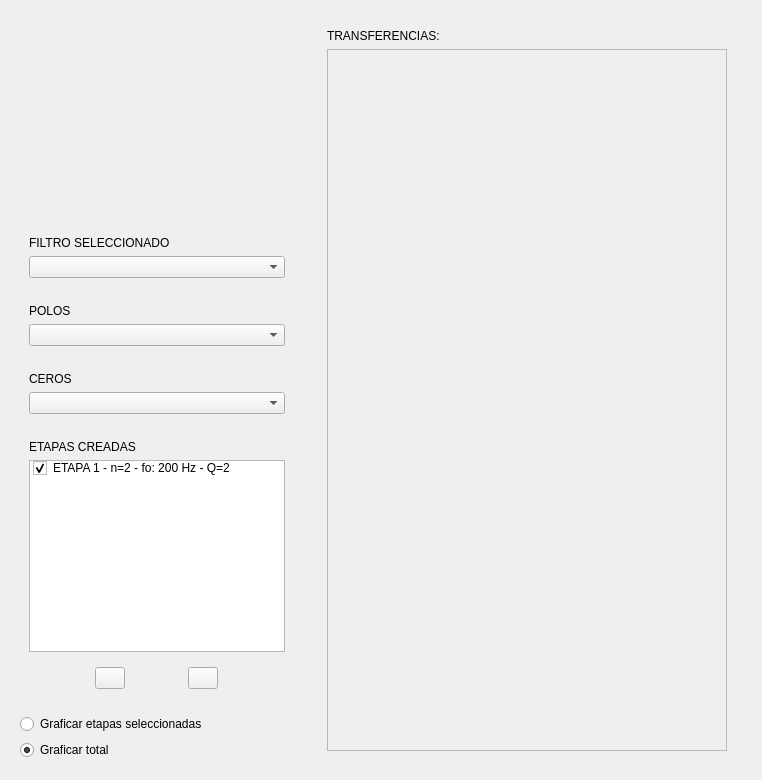
        <widget class="QWidget" name="tab_2">
         <attribute name="title">
          <string>Etapas</string>
         </attribute>
         <layout class="QHBoxLayout" name="horizontalLayout_4">
          <item>
           <layout class="QHBoxLayout" name="horizontalLayout_3">
            <item>
             <widget class="QWidget" name="verticalWidget_2" native="true">
              <property name="sizePolicy">
               <sizepolicy hsizetype="Fixed" vsizetype="Preferred">
                <horstretch>0</horstretch>
                <verstretch>0</verstretch>
               </sizepolicy>
              </property>
              <property name="minimumSize">
               <size>
                <width>250</width>
                <height>0</height>
               </size>
              </property>
              <layout class="QVBoxLayout" name="verticalLayout_9">
               <item>
                <widget class="PlotWidget" name="PZ_Plot_2" native="true">
                 <property name="sizePolicy">
                  <sizepolicy hsizetype="Preferred" vsizetype="Fixed">
                   <horstretch>0</horstretch>
                   <verstretch>0</verstretch>
                  </sizepolicy>
                 </property>
                 <property name="minimumSize">
                  <size>
                   <width>0</width>
                   <height>200</height>
                  </size>
                 </property>
                </widget>
               </item>
               <item>
                <widget class="QWidget" name="verticalWidget_2" native="true">
                 <property name="sizePolicy">
                  <sizepolicy hsizetype="Preferred" vsizetype="Fixed">
                   <horstretch>0</horstretch>
                   <verstretch>0</verstretch>
                  </sizepolicy>
                 </property>
                 <layout class="QVBoxLayout" name="verticalLayout_21">
                  <property name="topMargin">
                   <number>10</number>
                  </property>
                  <property name="bottomMargin">
                   <number>10</number>
                  </property>
                  <item>
                   <widget class="QLabel" name="label_3">
                    <property name="sizePolicy">
                     <sizepolicy hsizetype="Fixed" vsizetype="Fixed">
                      <horstretch>0</horstretch>
                      <verstretch>0</verstretch>
                     </sizepolicy>
                    </property>
                    <property name="text">
                     <string>FILTRO SELECCIONADO</string>
                    </property>
                   </widget>
                  </item>
                  <item>
                   <widget class="QComboBox" name="Seleccionado_B">
                    <property name="sizePolicy">
                     <sizepolicy hsizetype="Preferred" vsizetype="Fixed">
                      <horstretch>0</horstretch>
                      <verstretch>0</verstretch>
                     </sizepolicy>
                    </property>
                    <item>
                     <property name="text">
                      <string/>
                     </property>
                    </item>
                   </widget>
                  </item>
                 </layout>
                </widget>
               </item>
               <item>
                <widget class="QWidget" name="verticalWidget_2" native="true">
                 <property name="sizePolicy">
                  <sizepolicy hsizetype="Preferred" vsizetype="Fixed">
                   <horstretch>0</horstretch>
                   <verstretch>0</verstretch>
                  </sizepolicy>
                 </property>
                 <layout class="QVBoxLayout" name="verticalLayout_23">
                  <property name="topMargin">
                   <number>10</number>
                  </property>
                  <property name="bottomMargin">
                   <number>10</number>
                  </property>
                  <item>
                   <widget class="QLabel" name="label_6">
                    <property name="sizePolicy">
                     <sizepolicy hsizetype="Fixed" vsizetype="Fixed">
                      <horstretch>0</horstretch>
                      <verstretch>0</verstretch>
                     </sizepolicy>
                    </property>
                    <property name="text">
                     <string>POLOS</string>
                    </property>
                   </widget>
                  </item>
                  <item>
                   <widget class="QComboBox" name="Polos_B">
                    <property name="sizePolicy">
                     <sizepolicy hsizetype="Preferred" vsizetype="Fixed">
                      <horstretch>0</horstretch>
                      <verstretch>0</verstretch>
                     </sizepolicy>
                    </property>
                    <item>
                     <property name="text">
                      <string/>
                     </property>
                    </item>
                    <item>
                     <property name="text">
                      <string>--- Primer Orden ---</string>
                     </property>
                    </item>
                    <item>
                     <property name="text">
                      <string>--- Segundo Orden ---</string>
                     </property>
                    </item>
                   </widget>
                  </item>
                 </layout>
                </widget>
               </item>
               <item>
                <widget class="QWidget" name="verticalWidget_2" native="true">
                 <property name="sizePolicy">
                  <sizepolicy hsizetype="Preferred" vsizetype="Fixed">
                   <horstretch>0</horstretch>
                   <verstretch>0</verstretch>
                  </sizepolicy>
                 </property>
                 <layout class="QVBoxLayout" name="verticalLayout_25">
                  <property name="topMargin">
                   <number>10</number>
                  </property>
                  <property name="bottomMargin">
                   <number>10</number>
                  </property>
                  <item>
                   <widget class="QLabel" name="label_7">
                    <property name="sizePolicy">
                     <sizepolicy hsizetype="Fixed" vsizetype="Fixed">
                      <horstretch>0</horstretch>
                      <verstretch>0</verstretch>
                     </sizepolicy>
                    </property>
                    <property name="text">
                     <string>CEROS</string>
                    </property>
                   </widget>
                  </item>
                  <item>
                   <widget class="QComboBox" name="Ceros_B">
                    <property name="sizePolicy">
                     <sizepolicy hsizetype="Preferred" vsizetype="Fixed">
                      <horstretch>0</horstretch>
                      <verstretch>0</verstretch>
                     </sizepolicy>
                    </property>
                    <item>
                     <property name="text">
                      <string/>
                     </property>
                    </item>
                    <item>
                     <property name="text">
                      <string>--- Primer Orden ---</string>
                     </property>
                    </item>
                    <item>
                     <property name="text">
                      <string>--- Segundo Orden ---</string>
                     </property>
                    </item>
                   </widget>
                  </item>
                 </layout>
                </widget>
               </item>
               <item>
                <widget class="QWidget" name="verticalWidget_7" native="true">
                 <layout class="QVBoxLayout" name="verticalLayout_26">
                  <property name="topMargin">
                   <number>10</number>
                  </property>
                  <property name="bottomMargin">
                   <number>10</number>
                  </property>
                  <item>
                   <widget class="QLabel" name="label_8">
                    <property name="sizePolicy">
                     <sizepolicy hsizetype="Fixed" vsizetype="Fixed">
                      <horstretch>0</horstretch>
                      <verstretch>0</verstretch>
                     </sizepolicy>
                    </property>
                    <property name="text">
                     <string>ETAPAS CREADAS</string>
                    </property>
                   </widget>
                  </item>
                  <item>
                   <widget class="QListWidget" name="Stage_List">
                    <property name="sizePolicy">
                     <sizepolicy hsizetype="Preferred" vsizetype="Minimum">
                      <horstretch>0</horstretch>
                      <verstretch>0</verstretch>
                     </sizepolicy>
                    </property>
                    <item>
                     <property name="text">
                      <string>ETAPA 1 - n=2 - fo: 200 Hz - Q=2</string>
                     </property>
                     <property name="checkState">
                      <enum>Checked</enum>
                     </property>
                    </item>
                   </widget>
                  </item>
                  <item>
                   <widget class="QWidget" name="horizontalWidget_2" native="true">
                    <property name="sizePolicy">
                     <sizepolicy hsizetype="Preferred" vsizetype="Fixed">
                      <horstretch>100</horstretch>
                      <verstretch>0</verstretch>
                     </sizepolicy>
                    </property>
                    <property name="minimumSize">
                     <size>
                      <width>215</width>
                      <height>0</height>
                     </size>
                    </property>
                    <layout class="QHBoxLayout" name="horizontalLayout_24">
                     <property name="sizeConstraint">
                      <enum>QLayout::SetDefaultConstraint</enum>
                     </property>
                     <item>
                      <widget class="QPushButton" name="Minus_Btn_5">
                       <property name="sizePolicy">
                        <sizepolicy hsizetype="Minimum" vsizetype="Fixed">
                         <horstretch>0</horstretch>
                         <verstretch>0</verstretch>
                        </sizepolicy>
                       </property>
                       <property name="maximumSize">
                        <size>
                         <width>30</width>
                         <height>26</height>
                        </size>
                       </property>
                       <property name="text">
                        <string/>
                       </property>
                       <property name="icon">
                        <iconset>
                         <normaloff>Imagenes/-.jpg</normaloff>Imagenes/-.jpg</iconset>
                       </property>
                       <property name="iconSize">
                        <size>
                         <width>30</width>
                         <height>30</height>
                        </size>
                       </property>
                      </widget>
                     </item>
                     <item>
                      <widget class="QPushButton" name="Plus_Btn_5">
                       <property name="sizePolicy">
                        <sizepolicy hsizetype="Minimum" vsizetype="Fixed">
                         <horstretch>0</horstretch>
                         <verstretch>0</verstretch>
                        </sizepolicy>
                       </property>
                       <property name="maximumSize">
                        <size>
                         <width>30</width>
                         <height>26</height>
                        </size>
                       </property>
                       <property name="autoFillBackground">
                        <bool>false</bool>
                       </property>
                       <property name="styleSheet">
                        <string notr="true"/>
                       </property>
                       <property name="text">
                        <string/>
                       </property>
                       <property name="icon">
                        <iconset>
                         <normaloff>Imagenes/+.jpg</normaloff>Imagenes/+.jpg</iconset>
                       </property>
                       <property name="iconSize">
                        <size>
                         <width>30</width>
                         <height>30</height>
                        </size>
                       </property>
                       <property name="autoDefault">
                        <bool>false</bool>
                       </property>
                       <property name="default">
                        <bool>false</bool>
                       </property>
                       <property name="flat">
                        <bool>false</bool>
                       </property>
                      </widget>
                     </item>
                    </layout>
                   </widget>
                  </item>
                 </layout>
                </widget>
               </item>
               <item>
                <widget class="QRadioButton" name="Seleccionadas_RB">
                 <property name="text">
                  <string>Graficar etapas seleccionadas</string>
                 </property>
                </widget>
               </item>
               <item>
                <widget class="QRadioButton" name="Total_RB">
                 <property name="text">
                  <string>Graficar total</string>
                 </property>
                 <property name="checked">
                  <bool>true</bool>
                 </property>
                </widget>
               </item>
              </layout>
             </widget>
            </item>
            <item>
             <widget class="QWidget" name="horizontalWidget" native="true">
              <property name="sizePolicy">
               <sizepolicy hsizetype="Fixed" vsizetype="Preferred">
                <horstretch>0</horstretch>
                <verstretch>0</verstretch>
               </sizepolicy>
              </property>
              <layout class="QHBoxLayout" name="horizontalLayout_27">
               <item>
                <widget class="QWidget" name="verticalWidget_7" native="true">
                 <property name="sizePolicy">
                  <sizepolicy hsizetype="Fixed" vsizetype="Preferred">
                   <horstretch>0</horstretch>
                   <verstretch>0</verstretch>
                  </sizepolicy>
                 </property>
                 <layout class="QVBoxLayout" name="verticalLayout_30">
                  <item>
                   <widget class="QLabel" name="label_9">
                    <property name="sizePolicy">
                     <sizepolicy hsizetype="Fixed" vsizetype="Fixed">
                      <horstretch>0</horstretch>
                      <verstretch>0</verstretch>
                     </sizepolicy>
                    </property>
                    <property name="text">
                     <string>TRANSFERENCIAS:</string>
                    </property>
                   </widget>
                  </item>
                  <item>
                   <widget class="QScrollArea" name="Scroll_Area">
                    <property name="sizePolicy">
                     <sizepolicy hsizetype="Fixed" vsizetype="Preferred">
                      <horstretch>0</horstretch>
                      <verstretch>0</verstretch>
                     </sizepolicy>
                    </property>
                    <property name="minimumSize">
                     <size>
                      <width>400</width>
                      <height>0</height>
                     </size>
                    </property>
                    <property name="maximumSize">
                     <size>
                      <width>400</width>
                      <height>16777215</height>
                     </size>
                    </property>
                    <property name="widgetResizable">
                     <bool>true</bool>
                    </property>
                    <widget class="QWidget" name="scrollAreaWidgetContents_2">
                     <property name="geometry">
                      <rect>
                       <x>0</x>
                       <y>0</y>
                       <width>398</width>
                       <height>1024</height>
                      </rect>
                     </property>
                     <layout class="QVBoxLayout" name="verticalLayout_20">
                      <item>
                       <widget class="QWidget" name="Trasferencia_Plot" native="true"/>
                      </item>
                     </layout>
                    </widget>
                   </widget>
                  </item>
                 </layout>
                </widget>
               </item>
              </layout>
             </widget>
            </item>
            <item>
             <layout class="QVBoxLayout" name="verticalLayout_8">
              <item>
               <widget class="PlotWidget" name="TF_Modulo" native="true"/>
              </item>
              <item>
               <widget class="QWidget" name="TF_FASE" native="true"/>
              </item>
             </layout>
            </item>
           </layout>
          </item>
         </layout>
        </widget>
